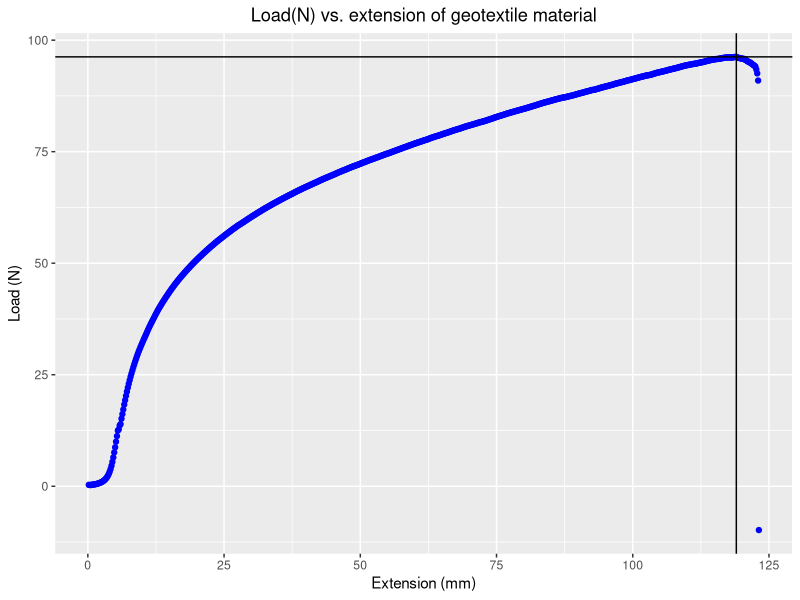

Here is the R script that generated this plot:
#Necessary packages
library(tidyverse)
library(ggpubr) #For plotting

#set working directory
setwd("C:/Users/tao_1/OneDrive/Documents/Fall2021/ABE305/Data_csv")

#read csv file
df <- read.csv("300.csv", skip = 7)

#find the maximum load N and corresponding extention
max_load = df$N[which.max(df$N)]
extension = df$mm[which.max(df$N)]

#plot
ggplot(df, aes(x = mm, y = N)) + 
  geom_point(color = "blue") +
  geom_vline(xintercept  = extension) + #add extention line
  geom_hline(yintercept = max_load) +   #add max load line
  ggtitle("Load(N) vs. extension of geotextile material") +
  theme(plot.title = element_text(hjust = 0.5)) + 
  xlab("Extension (mm)") +
  ylab("Load (N)")

